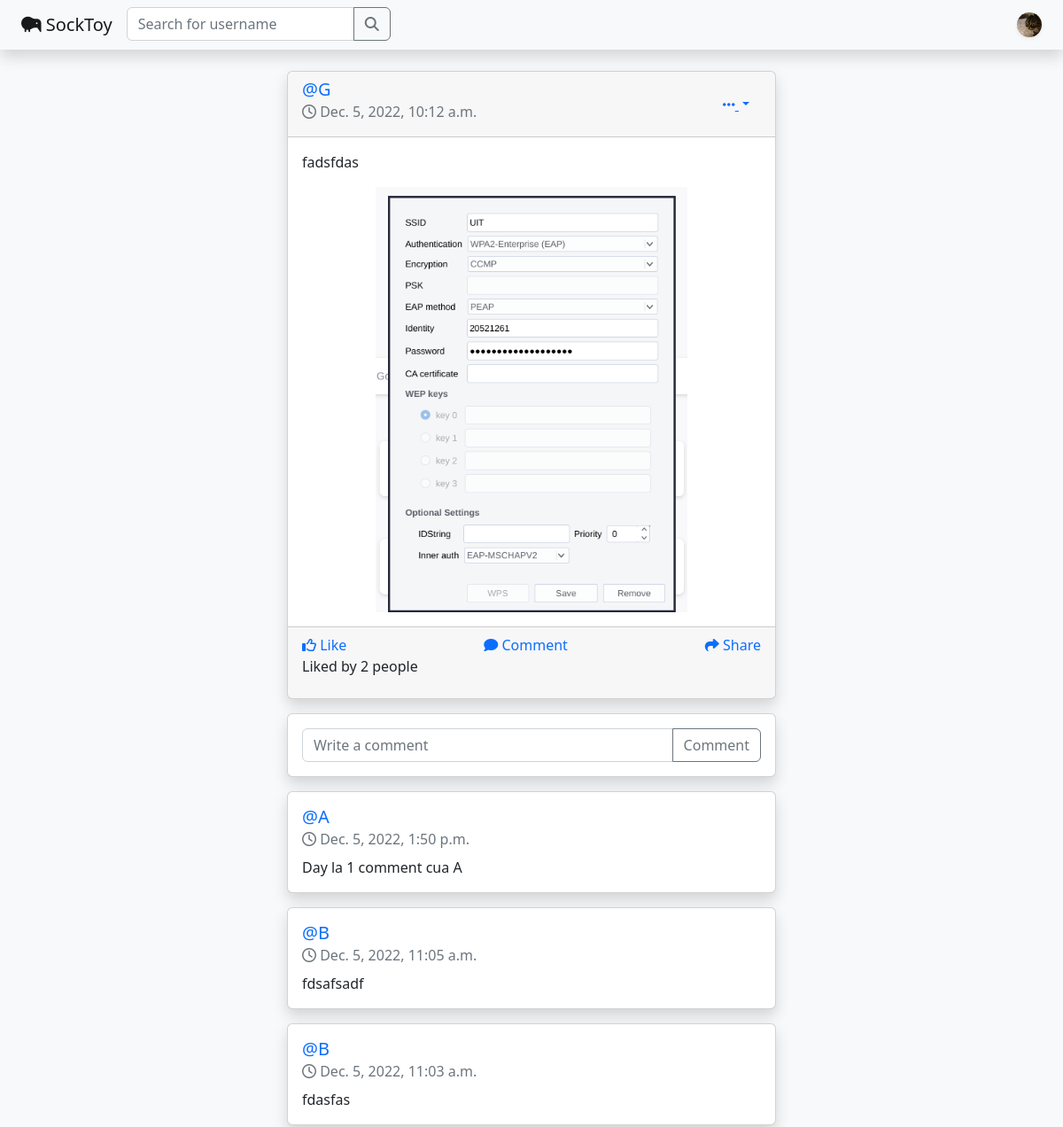
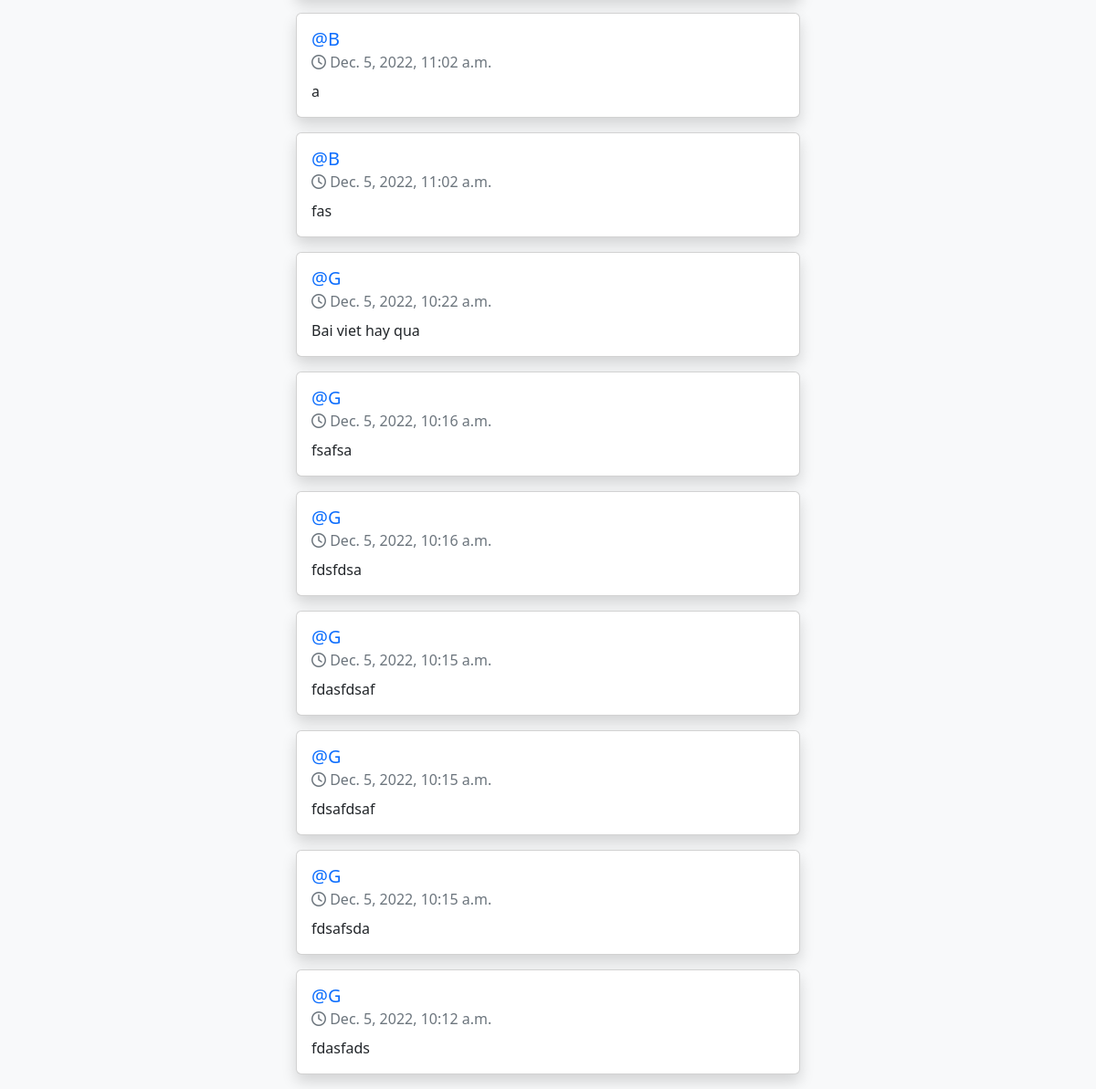
The app's page /post/f023c1aa-b727-4702-930f-26a8169d38bb (signed in) with its own data (2 pictures, top to bottom).
### core/models.py (models this page shows, shortened)
class Profile(models.Model):
    user = models.ForeignKey(User, on_delete=models.CASCADE)
    id_user = models.IntegerField()
    bio = models.TextField(blank=True)
    profileimg = models.ImageField(
        upload_to="profile_images", default="blank-profile-picture.png"
    )
    location = models.CharField(max_length=100, blank=True)

class Post(models.Model):
    id = models.UUIDField(primary_key=True, default=uuid.uuid4)
    user = models.CharField(max_length=100)
    image = models.ImageField(upload_to="post_images")
    caption = models.TextField()
    created_at = models.DateTimeField(default=timezone.now)
    no_of_likes = models.IntegerField(default=0)

class CommentPost(models.Model):
    id = models.UUIDField(primary_key=True, default=uuid.uuid4)
    post_id = models.UUIDField(null=True)
    user = models.CharField(max_length=100)
    content = models.TextField()
    created_at = models.DateTimeField(default=timezone.now)

### core/views.py (the view, shortened to what this page needs)
# urls.py: path("post/<str:pk>", views.post, name="post"),
@login_required(login_url="signin")
def post(request, pk):
    user_profile = Profile.objects.get(user=request.user)
    referer = request.META.get("HTTP_REFERER")
    path = urlparse(referer).path
    print(path)
    if request.method == "GET":
        post = Post.objects.get(id=pk)
        comments = CommentPost.objects.filter(post_id=pk)
        return render(
            request,
            "post.html",
            {"post": post, "user_profile": user_profile, "comments": comments},
        )

### templates/post.html (shortened to what this page needs)
{% load static %}
<!DOCTYPE html>
<html lang="en">
  <head>
    <link href="https://cdn.jsdelivr.net/npm/bootstrap@5.2.3/dist/css/bootstrap.min.css"
          rel="stylesheet"
/>
    <link rel="stylesheet" href="{% static 'assets/css/a.css' %}">
    <link rel="stylesheet"
          href="https://cdnjs.cloudflare.com/ajax/libs/font-awesome/6.2.1/css/all.min.css"
/>
  </head>
  <body>
    <div class="min-vh-100 d-flex flex-column align-items-stretch"
         style="background-color: #f8f9fa">
      <nav class="sticky-top navbar bg-light shadow">
        <div class="container-fluid">
          <div class="container-fluid d-flex justify-content-between">
            <div class="d-flex flex-row">
              <a class="navbar-brand" href="/">
                <i class="fa-solid fa-kiwi-bird"></i>
                SockToy
              </a>
              <div>
                <form action="/search" method="POST">
                  <div class="input-group">
                    <input type="text"
                           name="username"
                           class="form-control"
                           placeholder="Search for username"
                           aria-label="Example text with button addon"
                           aria-describedby="button-addon1">
                    <button class="btn btn-outline-secondary" type="submit" id="button-addon1">
                      <i class="fa-solid fa-magnifying-glass"></i>
                    </button>
                  </div>
                </form>
              </div>
            </div>
            <div class="d-flex flex-row align-items-center">
              <img src="{{ user_profile.profileimg.url }}"
                   class="shadow-sm avatar small-avatar dropdown-toggle"
                   data-bs-toggle="dropdown"
                   aria-expanded="false"
                   type="button"
                   alt="avatar"/>
            </div>
          </div>
        </div>
      </nav>
      <div class="container-fluid mt-4">
        <div class="row">
          <div class="col-md-10 offset-md-1 col-lg-8 offset-lg-2 col-xl-6 offset-xl-3 px-4">
            <div class="card mb-3 rounded shadow">
              <div class="card-header">
                <div class="d-flex justify-content-between align-items-center">
                  <div class="d-flex justify-content-between align-items-center">
                    <div class="ml-2">
                      <span class="h5 m-0"> <a href="/profile/{{ post.user }}">@{{ post.user }}</a></span>
                      <div class="text-muted h7 mb-2">
                        <i class="fa-regular fa-clock"></i>
                        {{ post.created_at }}
                      </div>
                    </div>
                  </div>
                  <div>
                    <div class="dropdown">
                      <button class="btn btn-link dropdown-toggle"
                              type="button"
                              id="gedf-drop1"
                              data-bs-toggle="dropdown"
                              aria-haspopup="true"
                              aria-expanded="false">
                        <i class="fa fa-ellipsis-h"></i>
                      </button>
                    </div>
                  </div>
                </div>
              </div>
              <div class="card-body">
                <p class="card-text">{{ post.caption }}</p>
                {% if post.image %}
                  <div uk-lightbox>
                    <a href="{{ post.image.url }}">
                      <img class="d-block mx-auto"
                           style="max-width: 100%;
                                  max-height: 480px"
                           src="{{ post.image.url }}"
                           alt="">
                    </a>
                  </div>
                {% endif %}
              </div>
              <div class="card-footer">
                <div class="d-flex flex-row justify-content-between">
                  <div class="">
                    <a href="/like-post?post_id={{ post.id }}"><i class="fa-regular fa-thumbs-up"></i> Like</a>
                  </div>
                  <a href="#"><i class="fa fa-comment"></i> Comment</a>
                  <a href="#"><i class="fa fa-mail-forward"></i> Share</a>
                </div>
                {% if post.no_of_likes == 0 %}
                  <p>No likes</p>
                {% elif post.no_of_likes == 1 %}
                  <p>Liked by {{ post.no_of_likes }} person</p>
                {% else %}
                  <p>Liked by {{ post.no_of_likes }} people</p>
                {% endif %}
              </div>
            </div>
            <div class="card mb-3 rounded shadow">
              <div class="card-body">
                <form action="/post/{{ post.id }}/comment" autocomplete="off" method="POST">
                  <div class="input-group">
                    <input type="text"
                           class="form-control"
                           placeholder="Write a comment"
                           aria-label="Recipient's username"
                           name="content"
                           aria-describedby="comment">
                    <button class="btn btn-outline-secondary" type="submit" id="comment">Comment</button>
                  </div>
                </form>
              </div>
            </div>
            {% for comment in comments reversed %}
              <div class="card mb-3 rounded shadow">
                <div class="card-body">
                  <div class="d-flex justify-content-between align-items-center">
                    <div class="ml-2">
                      <span class="h5 m-0"> <a href="/profile/{{ comment.user }}">@{{ comment.user }}</a></span>
                      <div class="text-muted h7 mb-2">
                        <i class="fa-regular fa-clock"></i>
                        {{ comment.created_at }}
                      </div>
                    </div>
                  </div>
                  {{ comment.content }}
                </div>
              </div>
            {% endfor %}
          </div>
        </div>
      </div>
    </div>
  </body>
</html>

### static/assets/css/a.css (style rules this page uses)
.avatar { overflow: hidden; }
.small-avatar { border-radius: 50%; width: 28px; height: 28px; }
a:link { text-decoration: none; }

### records on screen
Profile: profileimg (picture)
Post: user "G", created_at "Dec. 5, 2022, 10:12 a.m.", caption "fadsfdas", image (picture), no_of_likes "2"
CommentPost: user "A", created_at "Dec. 5, 2022, 1:50 p.m.", content "Day la 1 comment cua A"
CommentPost: user "B", created_at "Dec. 5, 2022, 11:05 a.m.", content "fdsafsadf"
CommentPost: user "B", created_at "Dec. 5, 2022, 11:03 a.m.", content "fdasfas"
CommentPost: user "B", created_at "Dec. 5, 2022, 11:02 a.m.", content "a"
CommentPost: user "B", created_at "Dec. 5, 2022, 11:02 a.m.", content "fas"
CommentPost: user "G", created_at "Dec. 5, 2022, 10:22 a.m.", content "Bai viet hay qua"
CommentPost: user "G", created_at "Dec. 5, 2022, 10:16 a.m.", content "fsafsa"
CommentPost: user "G", created_at "Dec. 5, 2022, 10:16 a.m.", content "fdsfdsa"
CommentPost: user "G", created_at "Dec. 5, 2022, 10:15 a.m.", content "fdasfdsaf"
CommentPost: user "G", created_at "Dec. 5, 2022, 10:15 a.m.", content "fdsafdsaf"
CommentPost: user "G", created_at "Dec. 5, 2022, 10:15 a.m.", content "fdsafsda"
CommentPost: user "G", created_at "Dec. 5, 2022, 10:12 a.m.", content "fdasfads"
